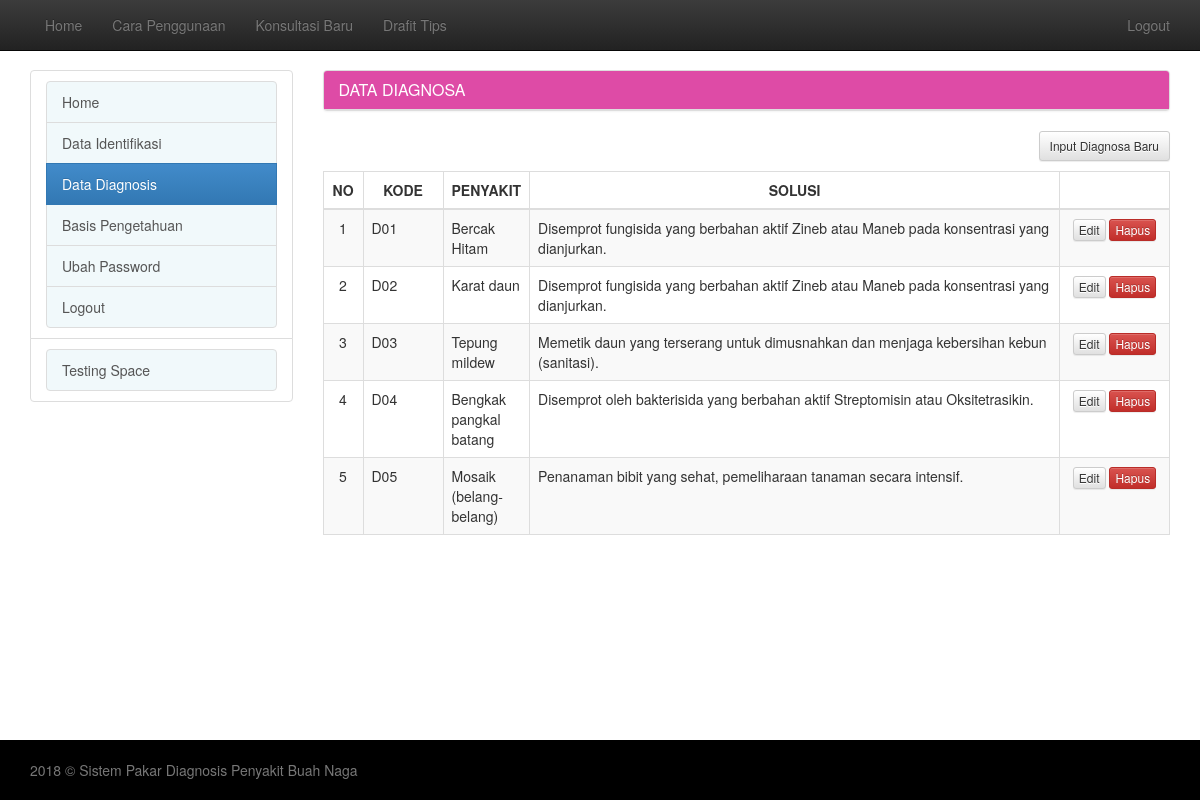
The app's page /?hal=diagnosa (signed in) with its own data.
### tables this page shows
CREATE TABLE IF NOT EXISTS `diagnosa` (
  `id_diagnosa` int(11) NOT NULL AUTO_INCREMENT,
  `kode` varchar(10) NOT NULL,
  `penyakit` varchar(50) NOT NULL,
  `nama` text NOT NULL,
  PRIMARY KEY (`id_diagnosa`)
);

### index.php (called while the page is built, shortened)
<?php
require_once 'template.php';
?>

### admin/p_diagnosa.php (the view, shortened to what this page needs)
<?php
$link_update='?hal=update_diagnosa';
$no=0;
$daftar='';
$q="select * from diagnosa";
$q=mysqli_query($connect,$q);
if(mysqli_num_rows($q) > 0){
	while($h=mysqli_fetch_array($q)){
		$no++;
		$daftar.='
		  <tr>
			<td style="text-align:center;">'.$no.'</td>
			<td>'.$h['kode'].'</td>
				<td>'.$h['penyakit'].'</td>
			<td>'.$h['nama'].'</td>
			<td style="text-align:center;">
			<a href="'.$link_update.'&amp;id='.$h['id_diagnosa'].'&amp;action=edit" class="btn btn-xs btn-default">Edit</a>
			<a href="#"  onclick="DeleteConfirm(\''.$link_update.'&id='.$h['id_diagnosa'].'&action=delete\');return(false);" class="btn btn-xs btn-danger">Hapus</a>
			</td>
		  </tr>
		';
	}
}
?>
<div class="panel panel-default">
	<div class="panel-heading panel-heading-custom">
	  <h3 class="panel-title">DATA DIAGNOSA</h3>
	</div>
</div>
<div align="right" style="margin-bottom:10px;"><a href="<?php echo $link_update;?>" class="btn btn-sm btn-default">Input Diagnosa Baru</a></div>
<table class="table table-striped table-hover table-bordered">
	<thead>
		<tr>
			<th style="text-align:center;" width="40">NO</th>
			<th style="text-align:center;" width="80">KODE</th>
			<th style="text-align:center;" width="80">PENYAKIT</th>
			<th style="text-align:center;">SOLUSI</th>
			<th style="text-align:center;" width="110">&nbsp;</thd>
		</tr>
	</thead>
	<tbody>
	<?php echo $daftar;?>
	</tbody>
</table>

### css/theme.css (style rules this page uses)
body { padding-top: 70px; padding-bottom: 30px; }
html { position: relative; min-height: 100%; }
body { margin-bottom: 60px; }
.panel-default > .panel-heading-custom { background: #DE4BA6; color: #FFFFFF; }

### records on screen
diagnosa: kode "D01", penyakit "Bercak Hitam", nama "Disemprot fungisida yang berbahan aktif Zineb atau Maneb pada konsentrasi yang dianjurkan."
diagnosa: kode "D02", penyakit "Karat daun", nama "Disemprot fungisida yang berbahan aktif Zineb atau Maneb pada konsentrasi yang dianjurkan."
diagnosa: kode "D03", penyakit "Tepung mildew", nama "Memetik daun yang terserang untuk dimusnahkan dan menjaga kebersihan kebun (sanitasi)."
diagnosa: kode "D04", penyakit "Bengkak pangkal batang", nama "Disemprot oleh bakterisida yang berbahan aktif Streptomisin atau Oksitetrasikin."
diagnosa: kode "D05", penyakit "Mosaik (belang-belang)", nama "Penanaman bibit yang sehat, pemeliharaan tanaman secara intensif."
